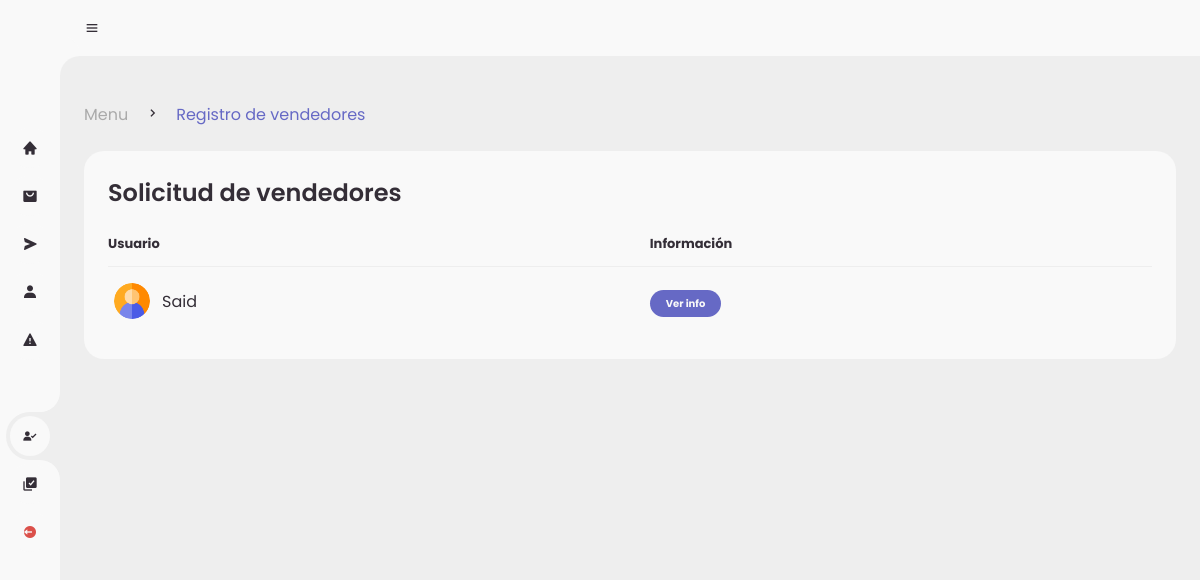
Before: /admin/reg-vendedores.php with the older database file.
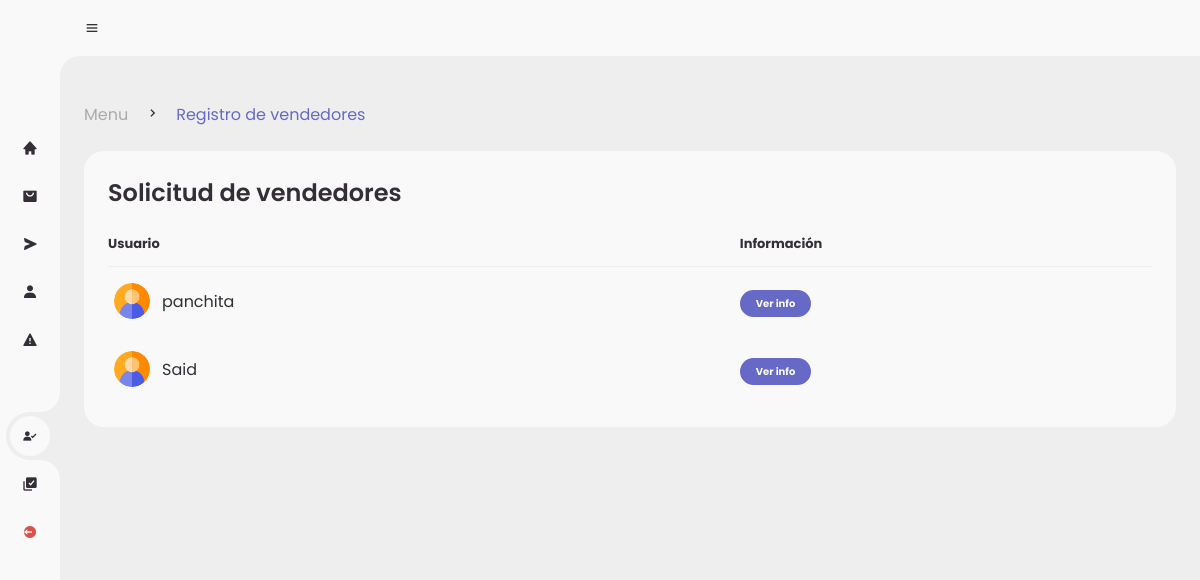
After: the same page with the newer database file.
### tables this page shows
CREATE TABLE `reg_sellers` (
  `IDregseller` int(11) NOT NULL,
  `Nombre` varchar(255) NOT NULL,
  `apellidos` varchar(255) NOT NULL,
  `nickname` varchar(255) NOT NULL,
  `lada` int(4) NOT NULL,
  `telefono` varchar(20) NOT NULL,
  `telefonoref` varchar(20) NOT NULL,
  `domicilio` varchar(255) NOT NULL,
  `postal` varchar(10) NOT NULL,
  `identificador` varchar(255) NOT NULL,
  `solicitud` varchar(50) NOT NULL,
  `ID_registro` int(11) DEFAULT NULL
);

### admin/reg-vendedores.php (the view, shortened to what this page needs)
<!DOCTYPE html>
<?php
include('../global/conexion.php');
?>
<html lang="en">
<head>
	<link href='https://unpkg.com/boxicons@2.0.9/css/boxicons.min.css' rel='stylesheet'>
	<link rel="stylesheet" href="style.css">
</head>
<body>
	<section id="sidebar">
		<a href="./index.php" class="brand">
		</a>
		<ul class="side-menu top">
			<li >
				<a href="./index.php">
					<i class='bx bxs-home' ></i>
				</a>
			</li>
			<li>
				<a href="#">
					<i class='bx bxs-shopping-bag-alt' ></i>
				</a>
			</li>
			<li>
				<a href="#">
					<i class='bx bxs-send' ></i>
				</a>
			</li>
			<li>
				<a href="#">
					<i class='bx bxs-user' ></i>
				</a>
			</li>
			<li>
				<a href="#">
					<i class='bx bxs-error' ></i>
				</a>
			</li>
		</ul>
		<ul class="side-menu">
			<li class="active">
				<a href="./reg-vendedores.php">
					<i class='bx bxs-user-check' ></i>
				</a>
			</li>
			<li>
				<a href="./reg-productos.php">
					<i class='bx bxs-select-multiple' ></i>
				</a>
			</li>
			<li>
				<a href="../global/logout.php" class="logout">
					<i class='bx bxs-log-out-circle' ></i>
				</a>
			</li>
		</ul>
	</section>
	<section id="content">
		<nav>
			<i class='bx bx-menu' ></i>
		</nav>
		<main>
			<div class="head-title">
				<div class="left">
					<ul class="breadcrumb">
						<li>
							<a href="#">Menu</a>
						</li>
						<li><i class='bx bx-chevron-right' ></i></li>
						<li>
							<a class="active" href="./reg-vendedores.php">Registro de vendedores</a>
						</li>
					</ul>
				</div>
			</div>
			<div class="table-data">
				<div class="order">
					<div class="head">
						<h3>Solicitud de vendedores</h3>
					</div>
					<table>
						<thead>
							<tr>
								<th>Usuario</th>
								<th>Información</th>
							</tr>
						</thead>
						<tbody>
						<?php
							$query = mysqli_query($conn,"SELECT * FROM reg_sellers ORDER BY IDregseller DESC");
							while($data = mysqli_fetch_array($query)){
						?>
							<tr>
								<td>
									<img src="../assets/utilities/usuario.png">
									<p><?php echo $data['Nombre']?></p>
								</td>
								<td><a href="./det-vend.php?id_vend=<?php echo $data['IDregseller'];?>"><span class="status completed">Ver info</span></a></td>
							</tr>
							<?php }?>
						</tbody>
					</table>
				</div>
		</main>
	</section>
</body>
</html>

Changed rows visible on the page:
added reg_sellers: Nombre "panchita"
